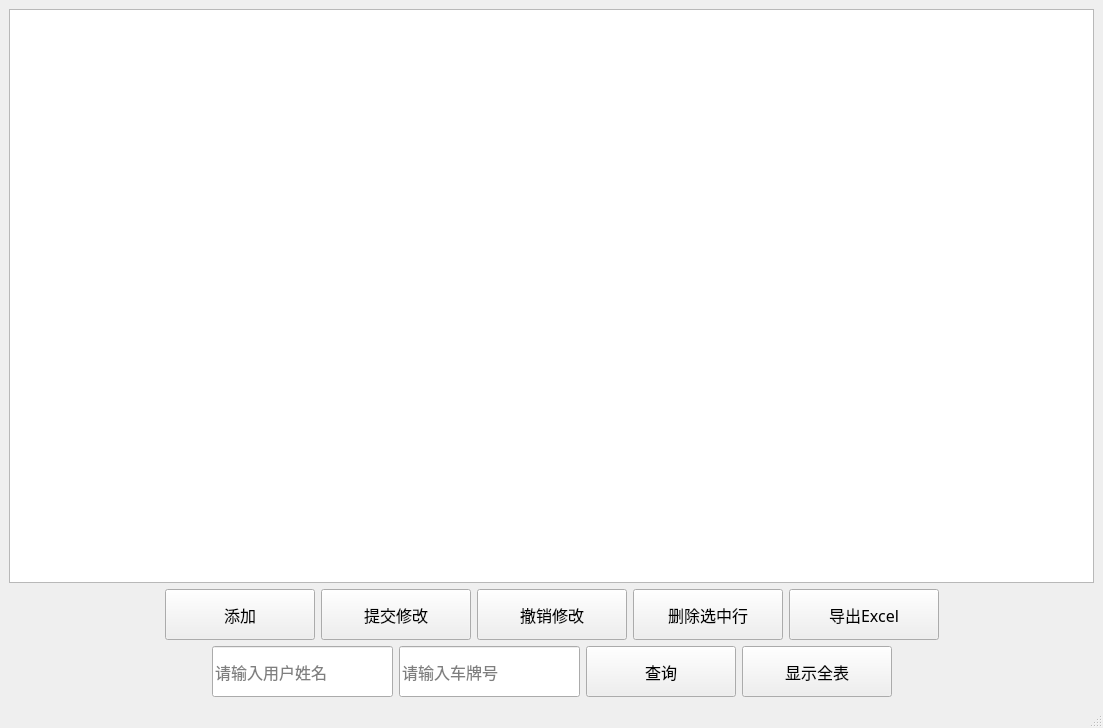
<?xml version="1.0" encoding="UTF-8"?>
<ui version="4.0">
 <class>carManage</class>
 <widget class="QMainWindow" name="carManage">
  <property name="geometry">
   <rect>
    <x>0</x>
    <y>0</y>
    <width>1103</width>
    <height>728</height>
   </rect>
  </property>
  <property name="sizePolicy">
   <sizepolicy hsizetype="Expanding" vsizetype="Expanding">
    <horstretch>0</horstretch>
    <verstretch>0</verstretch>
   </sizepolicy>
  </property>
  <property name="windowTitle">
   <string>MainWindow</string>
  </property>
  <widget class="QWidget" name="centralwidget">
   <layout class="QGridLayout" name="gridLayout">
    <item row="0" column="0">
     <layout class="QVBoxLayout" name="verticalLayout">
      <item>
       <widget class="QTableView" name="tableView">
        <property name="font">
         <font>
          <family>宋体</family>
          <pointsize>12</pointsize>
         </font>
        </property>
        <property name="styleSheet">
         <string notr="true"/>
        </property>
       </widget>
      </item>
      <item>
       <layout class="QHBoxLayout" name="horizontalLayout_2">
        <item>
         <spacer name="horizontalSpacer">
          <property name="orientation">
           <enum>Qt::Horizontal</enum>
          </property>
          <property name="sizeHint" stdset="0">
           <size>
            <width>40</width>
            <height>20</height>
           </size>
          </property>
         </spacer>
        </item>
        <item>
         <widget class="QPushButton" name="pushButton_add_2">
          <property name="sizePolicy">
           <sizepolicy hsizetype="Maximum" vsizetype="Maximum">
            <horstretch>0</horstretch>
            <verstretch>0</verstretch>
           </sizepolicy>
          </property>
          <property name="minimumSize">
           <size>
            <width>150</width>
            <height>51</height>
           </size>
          </property>
          <property name="maximumSize">
           <size>
            <width>150</width>
            <height>51</height>
           </size>
          </property>
          <property name="font">
           <font>
            <family>Agency FB</family>
            <pointsize>12</pointsize>
           </font>
          </property>
          <property name="text">
           <string>添加</string>
          </property>
         </widget>
        </item>
        <item>
         <widget class="QPushButton" name="pushButton_update_2">
          <property name="sizePolicy">
           <sizepolicy hsizetype="Maximum" vsizetype="Maximum">
            <horstretch>0</horstretch>
            <verstretch>0</verstretch>
           </sizepolicy>
          </property>
          <property name="minimumSize">
           <size>
            <width>150</width>
            <height>51</height>
           </size>
          </property>
          <property name="maximumSize">
           <size>
            <width>150</width>
            <height>51</height>
           </size>
          </property>
          <property name="font">
           <font>
            <family>Agency FB</family>
            <pointsize>12</pointsize>
           </font>
          </property>
          <property name="text">
           <string>提交修改</string>
          </property>
         </widget>
        </item>
        <item>
         <widget class="QPushButton" name="pushButton_rollbackupdate">
          <property name="sizePolicy">
           <sizepolicy hsizetype="Maximum" vsizetype="Maximum">
            <horstretch>0</horstretch>
            <verstretch>0</verstretch>
           </sizepolicy>
          </property>
          <property name="minimumSize">
           <size>
            <width>150</width>
            <height>51</height>
           </size>
          </property>
          <property name="maximumSize">
           <size>
            <width>150</width>
            <height>51</height>
           </size>
          </property>
          <property name="font">
           <font>
            <family>Agency FB</family>
            <pointsize>12</pointsize>
           </font>
          </property>
          <property name="text">
           <string>撤销修改</string>
          </property>
         </widget>
        </item>
        <item>
         <widget class="QPushButton" name="pushButton_delete_2">
          <property name="sizePolicy">
           <sizepolicy hsizetype="Maximum" vsizetype="Maximum">
            <horstretch>0</horstretch>
            <verstretch>0</verstretch>
           </sizepolicy>
          </property>
          <property name="minimumSize">
           <size>
            <width>150</width>
            <height>51</height>
           </size>
          </property>
          <property name="maximumSize">
           <size>
            <width>150</width>
            <height>51</height>
           </size>
          </property>
          <property name="font">
           <font>
            <family>Agency FB</family>
            <pointsize>12</pointsize>
           </font>
          </property>
          <property name="text">
           <string>删除选中行</string>
          </property>
         </widget>
        </item>
        <item>
         <widget class="QPushButton" name="pushButton_out_2">
          <property name="minimumSize">
           <size>
            <width>150</width>
            <height>51</height>
           </size>
          </property>
          <property name="maximumSize">
           <size>
            <width>150</width>
            <height>51</height>
           </size>
          </property>
          <property name="font">
           <font>
            <family>宋体</family>
            <pointsize>12</pointsize>
           </font>
          </property>
          <property name="text">
           <string>导出Excel</string>
          </property>
         </widget>
        </item>
        <item>
         <spacer name="horizontalSpacer_3">
          <property name="orientation">
           <enum>Qt::Horizontal</enum>
          </property>
          <property name="sizeHint" stdset="0">
           <size>
            <width>40</width>
            <height>20</height>
           </size>
          </property>
         </spacer>
        </item>
       </layout>
      </item>
      <item>
       <layout class="QHBoxLayout" name="horizontalLayout">
        <item>
         <spacer name="horizontalSpacer_4">
          <property name="orientation">
           <enum>Qt::Horizontal</enum>
          </property>
          <property name="sizeHint" stdset="0">
           <size>
            <width>40</width>
            <height>20</height>
           </size>
          </property>
         </spacer>
        </item>
        <item>
         <widget class="QLineEdit" name="lineEdit_name">
          <property name="minimumSize">
           <size>
            <width>181</width>
            <height>51</height>
           </size>
          </property>
          <property name="maximumSize">
           <size>
            <width>181</width>
            <height>51</height>
           </size>
          </property>
          <property name="font">
           <font>
            <family>宋体</family>
            <pointsize>12</pointsize>
           </font>
          </property>
          <property name="placeholderText">
           <string>请输入用户姓名</string>
          </property>
         </widget>
        </item>
        <item>
         <widget class="QLineEdit" name="lineEdit_carnum">
          <property name="minimumSize">
           <size>
            <width>181</width>
            <height>51</height>
           </size>
          </property>
          <property name="maximumSize">
           <size>
            <width>181</width>
            <height>51</height>
           </size>
          </property>
          <property name="font">
           <font>
            <family>宋体</family>
            <pointsize>12</pointsize>
           </font>
          </property>
          <property name="placeholderText">
           <string>请输入车牌号</string>
          </property>
         </widget>
        </item>
        <item>
         <widget class="QPushButton" name="pushButton_serch">
          <property name="sizePolicy">
           <sizepolicy hsizetype="Maximum" vsizetype="Maximum">
            <horstretch>0</horstretch>
            <verstretch>0</verstretch>
           </sizepolicy>
          </property>
          <property name="minimumSize">
           <size>
            <width>150</width>
            <height>51</height>
           </size>
          </property>
          <property name="maximumSize">
           <size>
            <width>150</width>
            <height>51</height>
           </size>
          </property>
          <property name="font">
           <font>
            <family>Agency FB</family>
            <pointsize>12</pointsize>
           </font>
          </property>
          <property name="text">
           <string>查询</string>
          </property>
         </widget>
        </item>
        <item>
         <widget class="QPushButton" name="pushButton_showall">
          <property name="sizePolicy">
           <sizepolicy hsizetype="Maximum" vsizetype="Maximum">
            <horstretch>0</horstretch>
            <verstretch>0</verstretch>
           </sizepolicy>
          </property>
          <property name="minimumSize">
           <size>
            <width>150</width>
            <height>51</height>
           </size>
          </property>
          <property name="maximumSize">
           <size>
            <width>150</width>
            <height>51</height>
           </size>
          </property>
          <property name="font">
           <font>
            <family>Agency FB</family>
            <pointsize>12</pointsize>
           </font>
          </property>
          <property name="text">
           <string>显示全表</string>
          </property>
         </widget>
        </item>
        <item>
         <spacer name="horizontalSpacer_2">
          <property name="orientation">
           <enum>Qt::Horizontal</enum>
          </property>
          <property name="sizeHint" stdset="0">
           <size>
            <width>40</width>
            <height>20</height>
           </size>
          </property>
         </spacer>
        </item>
       </layout>
      </item>
     </layout>
    </item>
   </layout>
  </widget>
  <widget class="QMenuBar" name="menubar">
   <property name="geometry">
    <rect>
     <x>0</x>
     <y>0</y>
     <width>1103</width>
     <height>25</height>
    </rect>
   </property>
  </widget>
  <widget class="QStatusBar" name="statusbar"/>
 </widget>
 <resources/>
 <connections/>
</ui>
